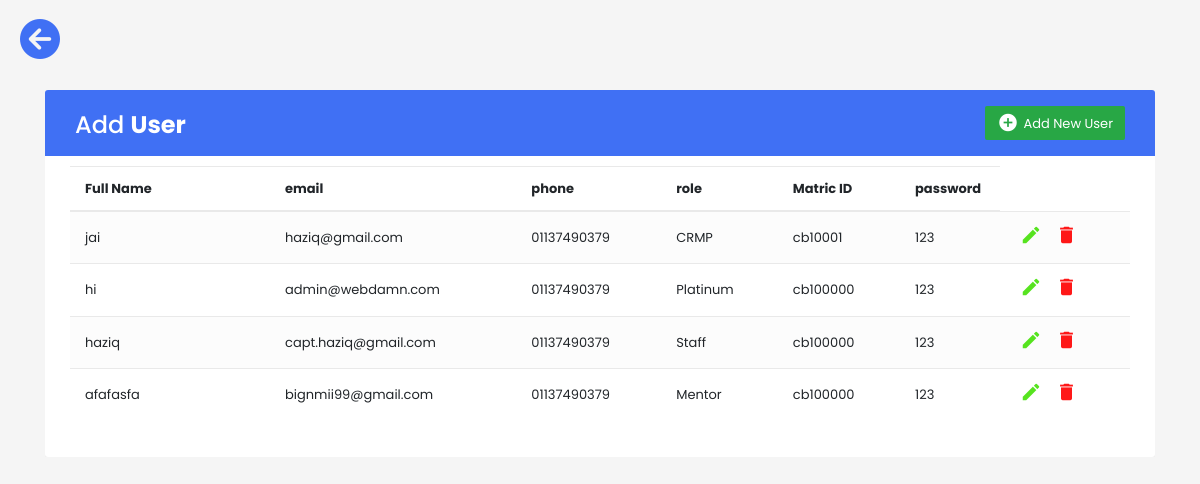
Screenshot of /addUser.php with the database file from the repository.
### tables this page shows
CREATE TABLE `users` (
  `id` int(11) NOT NULL,
  `name` varchar(128) NOT NULL,
  `email` varchar(255) NOT NULL,
  `phone` varchar(30) NOT NULL,
  `role` varchar(30) NOT NULL,
  `matric` varchar(30) NOT NULL,
  `address` varchar(255) NOT NULL,
  `password` varchar(255) NOT NULL
);

### addUser.php (the view, shortened to what this page needs)
<!DOCTYPE html>
<html lang="en">
<head>
<link rel="stylesheet" href="https://stackpath.bootstrapcdn.com/bootstrap/4.5.0/css/bootstrap.min.css">
<link rel="stylesheet" href="https://maxcdn.bootstrapcdn.com/font-awesome/4.7.0/css/font-awesome.min.css">
<link rel="stylesheet" href="https://cdnjs.cloudflare.com/ajax/libs/font-awesome/6.2.1/css/all.min.css" />
<link rel="stylesheet" href="style.css">
</head>
<body>
	<div class="crud">
		<a href="login.php" style=" font-size: 40px; color:black; text-decoration:none;"><i class="fa fa-arrow-circle-left" aria-hidden="true" style="color:#4070f4"></i></i></a>
	</div>
<div class="container-xl">
	<div class="table-responsive">
		<div class="table-wrapper">
			<div class="table-title">
				<div class="row">
					<div class="col-sm-6">
						<h2>Add <b>User</b></h2>
					</div>
					<div class="col-sm-6">
						<a href="#addEmployeeModal" class="btn btn-success" data-toggle="modal"><i class="material-icons">&#xE147;</i> <span>Add New User</span></a>
					</div>
				</div>
			</div>
			<table class="table table-striped table-hover">
				<thead>
					<tr>
						<th>Full Name</th>
						<th>email</th>
						<th>phone</th>
						<th>role</th>
						<th>Matric ID</th>
						<th>password</th>
					</tr>
				</thead>
				<tbody>
			<?php
			include 'database.php';
			$query = 'SELECT * FROM users';
			$mysqliquery = mysqli_query($conn, $query);
			while ($result = mysqli_fetch_assoc($mysqliquery)) {
				?>
				<tr>
					<td>
						<?php echo $result['name']; ?>
					</td>
					<td>
						<?php echo $result['email']; ?>
					</td>
					<td>
						<?php echo $result['phone']; ?>
					</td>
					<td>
						<?php echo $result['role']; ?>
					</td>
					<td>
						<?php echo $result['matric']; ?>
					</td>
					<td>
						<?php echo $result['password']; ?>
					</td>
					<td>
				    <a href="#editEmployeeModal" class="edit" data-toggle="modal" data-id="<?php echo $result['id']; ?>"><i class="material-icons" data-toggle="tooltip" title="Update">&#xE254;</i></a>
						<a href="delete.php?ids=<?php echo $result['id']; ?>" class="delete"><i class="material-icons" data-toggle="tooltip" title="Delete">&#xE872;</i></a>
					</td>
				</tr>
				<?php
			}
			?>
				</tbody>
			</table>
	</div>
</div>
</body>
</html>

### style.css (style rules this page uses)
* { margin: 0; padding: 0; box-sizing: border-box; font-family: "Poppins", sans-serif; }

### addUser.php (style rules this page uses)
body { color: rgb(156,131,33); background: #f5f5f5; font-family: 'Varela Round', sans-serif; font-size: 13px; }
.table-responsive { margin: 30px 0; }
.table-wrapper { background: #fff; padding: 20px 25px; border-radius: 3px; min-width: 1000px; box-shadow: 0 1px 1px rgba(0,0,0,.05); }
.table-title { padding-bottom: 15px; background: #4070f4; color: #fff; padding: 16px 30px; min-width: 100%; margin: -20px -25px 10px; border-radius: 3px 3px 0 0; }
.table-title h2 { margin: 5px 0 0; font-size: 24px; }
.table-title .btn { color: #fff; float: right; font-size: 13px; border: none; min-width: 50px; border-radius: 2px; border: none; outline: none !important; margin-left: 10px; }
.table-title .btn i { float: left; font-size: 21px; margin-right: 5px; }
.table-title .btn span { float: left; margin-top: 2px; }
table.table tr th, table.table tr td { border-color: #e9e9e9; padding: 12px 15px; vertical-align: middle; }
table.table tr th:first-child { width: 200px; }
table.table tr th:last-child { width: 100px; }
table.table-striped tbody tr:nth-of-type(odd) { background-color: #fcfcfc; }
table.table td:last-child i { opacity: 0.9; font-size: 22px; margin: 0 5px; }
table.table td a { font-weight: bold; color: #566787; display: inline-block; text-decoration: none; outline: none !important; }
table.table td a.edit { color: #45e108; }
table.table td a.delete { color: red; }
table.table td i { font-size: 19px; }
.crud { position: relative; left: 20px; top: 10px; font-family: 'Segoe UI', Tahoma, Geneva, Verdana, sans-serif; }

### rows the page displays
users: name "jai", email "haziq@gmail.com", phone "01137490379", role "CRMP", matric "cb10001", password "123"
users: name "hi", email "admin@webdamn.com", phone "01137490379", role "Platinum", matric "cb100000", password "123"
users: name "haziq", email "capt.haziq@gmail.com", phone "01137490379", role "Staff", matric "cb100000", password "123"
users: name "afafasfa", email "bignmii99@gmail.com", phone "01137490379", role "Mentor", matric "cb100000", password "123"
